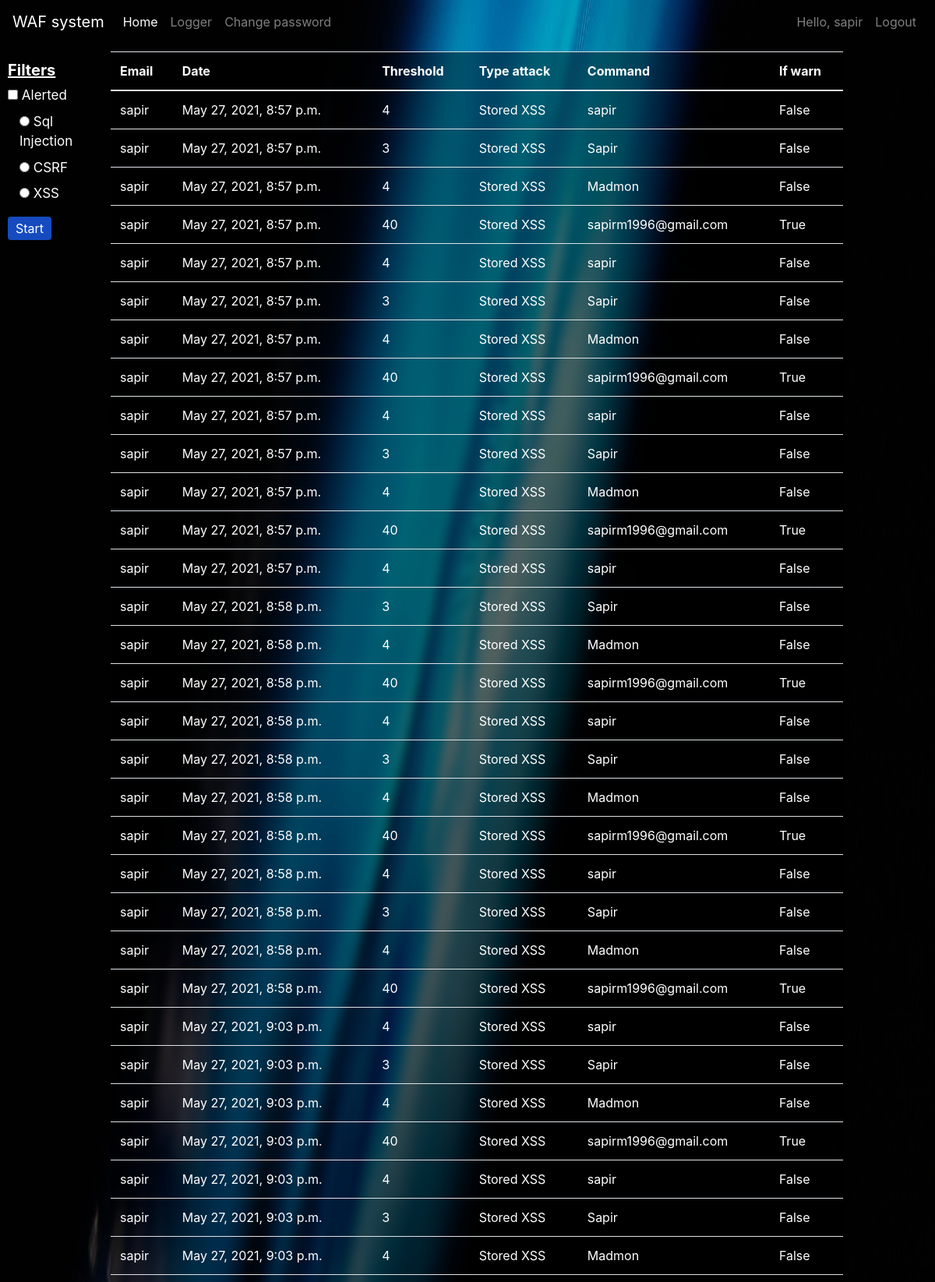
The page /logger/ (signed in, upper part) on the database its author committed.
### main/models.py (models this page shows)
class Logger(models.Model):
    email = models.CharField(max_length=255)
    date = models.DateTimeField()
    threshold = models.IntegerField(blank=True, null=True)
    type_attack = models.CharField(max_length=255)
    command = models.CharField(max_length=1024)
    if_warn = models.BooleanField()

### main/views.py (the view, shortened to what this page needs)
# urls.py: path('logger/', views.logger_page, name='logger'),
def logger_page(request):
    current_email = request.user.get_username()
    if request.method == 'GET':
        loggers = Logger.objects.filter(email=current_email)
        return render(request, template_name='main/logger.html', context={'loggers': loggers})

### main/templates/main/logger.html (shortened to what this page needs)
<!doctype html>
{% extends 'main/base.html' %}
{% block content %}
 <div class="column1">
<form action="" method="POST">
        <h5 class="h_title"><b>Filters</b></h5>
        <label class="h_checkbox">
            <input type="checkbox" name="if_alerted">
            Alerted
        </label>
        <label class="container h_checkbox">
            <input type="radio" value="sqli" name="radio">
            Sql Injection
        </label>
        <label class="container h_checkbox">
            <input type="radio" value="csrf" name="radio">
            CSRF
        </label>
        <label class="container h_checkbox">
            <input type="radio" value="xss" name="radio">
            XSS
        </label>
    <br>
    <input type="submit" value="Start">
</form>
 </div>
<div class="column2">
<div class="div_logger">
        <table class="table table-hover">
            <thead>
              <tr>
                <th scope="col" class="h">Email</th>
                <th scope="col" class="h">Date</th>
                <th scope="col" class="h">Threshold</th>
                <th scope="col" class="h">Type attack</th>
                <th scope="col" class="h">Command</th>
                <th scope="col" class="h">If warn</th>
              </tr>
            </thead>
            <tbody>
                {% for log in loggers %}
                    <tr>
                        <td class="h">{{ log.email }}</td>
                        <td class="h">{{ log.date }}</td>
                        <td class="h">{{ log.threshold }}</td>
                        <td class="h">{{ log.type_attack }}</td>
                        <td class="h">{{ log.command }}</td>
                        <td class="h">{{ log.if_warn }}</td>
                    </tr>
                {% endfor %}
            </tbody>
          </table>
    </div>
    </div>
{% endblock %}

### main/templates/main/includes/navbar.html (shortened to what this page needs)
<nav class="navbar navbar-expand-md navbar-dark bg-transparent">
    <a class="navbar-brand" href="{% url 'home' %}">WAF system</a>
    <div class="collapse navbar-collapse" id="navbarNav">
        <ul class="navbar-nav mr-auto">
            <li class="nav-item active">
                <a class="nav-link" href="{% url 'home' %}">Home <span class="sr-only">(current)</span></a>
            </li>
            {% if user.is_authenticated %}
            <li class="nav-item">
                <a class="nav-link" href="{% url 'logger' %}">Logger</a>
            </li>
             <li class="nav-item">
                <a class="nav-link" href="{% url 'change_pass' %}">Change password</a>
            </li>
            {% endif %}
        </ul>
        <ul class="navbar-nav">
            {% if user.is_authenticated %}
                <li class="nav-item">
                    <a class="nav-link" href="#">Hello, {{ user.username }}</a>
                </li>
                <li class="nav-item">
                    <a class="nav-link" href="{% url 'logout' %}">Logout</a>
                </li>
            {% else %}
                <li class="nav-item">
                    <a class="nav-link" href="{% url 'login' %}">Login</a>
                </li>
            {% endif %}
        </ul>
    </div>
</nav>

### main/templates/main/base.html (style rules this page uses)
* { box-sizing: border-box; }
.column1 { float: left; width: 11%; padding: 10px; padding-top: 22px; }
.column2 { float: left; width: 80%; padding: 10px; }
.h { color: #ffffff; }
.h_title { color: #ffffff; text-decoration: underline; }
.h_checkbox { color: #ffff; font-size: 17px; }
body { background-image: url("/static/image/background2.jpg"); background-size: 100% 100%; background-repeat: no-repeat; background-position: center bottom; background-attachment: fixed; }
.div_logger { background-color: rgba(0, 0, 0, 0.4); -webkit-backdrop-filter: blur(5px); backdrop-filter: blur(5px); margin: auto; width: 100%; height: 100%; }
input[type=submit] { width: 50%; height: 30px; background-color: #154bbf; color: white; margin: 8px 0; border: none; border-radius: 4px; cursor: pointer; float: left; }

### rows shown on the page
Logger: email "sapir", date "May 27, 2021, 8:57 p.m.", threshold "4", type_attack "Stored XSS", command "sapir", if_warn "False"
Logger: email "sapir", date "May 27, 2021, 8:57 p.m.", threshold "3", type_attack "Stored XSS", command "Sapir", if_warn "False"
Logger: email "sapir", date "May 27, 2021, 8:57 p.m.", threshold "4", type_attack "Stored XSS", command "Madmon", if_warn "False"
Logger: email "sapir", date "May 27, 2021, 8:57 p.m.", threshold "40", type_attack "Stored XSS", command "sapirm1996@gmail.com", if_warn "True"
Logger: email "sapir", date "May 27, 2021, 8:57 p.m.", threshold "4", type_attack "Stored XSS", command "sapir", if_warn "False"
Logger: email "sapir", date "May 27, 2021, 8:57 p.m.", threshold "3", type_attack "Stored XSS", command "Sapir", if_warn "False"
Logger: email "sapir", date "May 27, 2021, 8:57 p.m.", threshold "4", type_attack "Stored XSS", command "Madmon", if_warn "False"
Logger: email "sapir", date "May 27, 2021, 8:57 p.m.", threshold "40", type_attack "Stored XSS", command "sapirm1996@gmail.com", if_warn "True"
Logger: email "sapir", date "May 27, 2021, 8:57 p.m.", threshold "4", type_attack "Stored XSS", command "sapir", if_warn "False"
Logger: email "sapir", date "May 27, 2021, 8:57 p.m.", threshold "3", type_attack "Stored XSS", command "Sapir", if_warn "False"
Logger: email "sapir", date "May 27, 2021, 8:57 p.m.", threshold "4", type_attack "Stored XSS", command "Madmon", if_warn "False"
Logger: email "sapir", date "May 27, 2021, 8:57 p.m.", threshold "40", type_attack "Stored XSS", command "sapirm1996@gmail.com", if_warn "True"
Logger: email "sapir", date "May 27, 2021, 8:57 p.m.", threshold "4", type_attack "Stored XSS", command "sapir", if_warn "False"
Logger: email "sapir", date "May 27, 2021, 8:58 p.m.", threshold "3", type_attack "Stored XSS", command "Sapir", if_warn "False"
Logger: email "sapir", date "May 27, 2021, 8:58 p.m.", threshold "4", type_attack "Stored XSS", command "Madmon", if_warn "False"
Logger: email "sapir", date "May 27, 2021, 8:58 p.m.", threshold "40", type_attack "Stored XSS", command "sapirm1996@gmail.com", if_warn "True"
Logger: email "sapir", date "May 27, 2021, 8:58 p.m.", threshold "4", type_attack "Stored XSS", command "sapir", if_warn "False"
Logger: email "sapir", date "May 27, 2021, 8:58 p.m.", threshold "3", type_attack "Stored XSS", command "Sapir", if_warn "False"
Logger: email "sapir", date "May 27, 2021, 8:58 p.m.", threshold "4", type_attack "Stored XSS", command "Madmon", if_warn "False"
Logger: email "sapir", date "May 27, 2021, 8:58 p.m.", threshold "40", type_attack "Stored XSS", command "sapirm1996@gmail.com", if_warn "True"
Logger: email "sapir", date "May 27, 2021, 8:58 p.m.", threshold "4", type_attack "Stored XSS", command "sapir", if_warn "False"
Logger: email "sapir", date "May 27, 2021, 8:58 p.m.", threshold "3", type_attack "Stored XSS", command "Sapir", if_warn "False"
Logger: email "sapir", date "May 27, 2021, 8:58 p.m.", threshold "4", type_attack "Stored XSS", command "Madmon", if_warn "False"
Logger: email "sapir", date "May 27, 2021, 8:58 p.m.", threshold "40", type_attack "Stored XSS", command "sapirm1996@gmail.com", if_warn "True"
Logger: email "sapir", date "May 27, 2021, 9:03 p.m.", threshold "4", type_attack "Stored XSS", command "sapir", if_warn "False"
Logger: email "sapir", date "May 27, 2021, 9:03 p.m.", threshold "3", type_attack "Stored XSS", command "Sapir", if_warn "False"
Logger: email "sapir", date "May 27, 2021, 9:03 p.m.", threshold "4", type_attack "Stored XSS", command "Madmon", if_warn "False"
Logger: email "sapir", date "May 27, 2021, 9:03 p.m.", threshold "40", type_attack "Stored XSS", command "sapirm1996@gmail.com", if_warn "True"
Logger: email "sapir", date "May 27, 2021, 9:03 p.m.", threshold "4", type_attack "Stored XSS", command "sapir", if_warn "False"
Logger: email "sapir", date "May 27, 2021, 9:03 p.m.", threshold "3", type_attack "Stored XSS", command "Sapir", if_warn "False"
Logger: email "sapir", date "May 27, 2021, 9:03 p.m.", threshold "4", type_attack "Stored XSS", command "Madmon", if_warn "False"

### other values the page prints
{{ user.username }} "sapir"
